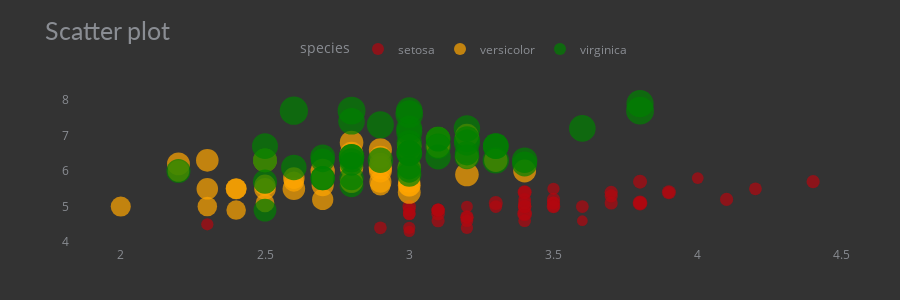

The cell this chart's notebook holds for it:
### Code cell
df_iris = px.data.iris()
fig_iris = px.scatter(df_iris, x="sepal_width", y="sepal_length", color="species",
                      size='petal_length', hover_data=['petal_width'],
                      height=300, title='Scatter plot',
                      color_discrete_sequence=['#b20710', 'orange', 'green'])
fig_iris.update_xaxes(showgrid=False)
fig_iris.update_yaxes(showgrid=False)
fig_iris.update_traces(hovertemplate=None, marker=dict(line=dict(width=0)))
fig_iris.update_layout(margin=dict(t=80, b=20, l=70, r=40),
                       xaxis_title=' ', yaxis_title=" ",
                       plot_bgcolor='#333', paper_bgcolor='#333',
                       title_font=dict(size=25, color='#8a8d93', family="Lato, sans-serif"),
                       font=dict(color='#8a8d93'),
                       legend=dict(orientation="h", yanchor="bottom", y=1.1, xanchor="center", x=0.5),
                       hoverlabel=dict(bgcolor="black", font_size=13, font_family="Lato, sans-serif"))

### Figure 1 — Plotly figure (JSON) as saved in the notebook; plotly's stock layout.template omitted (floating-point values rounded to 4 significant figures)
{"data": [{"customdata": [[0.2], [0.2], [0.2], [0.2], [0.2], [0.4], [0.3], [0.2], [0.2], [0.1], [0.2], [0.2], [0.1], [0.1], [0.2], [0.4], [0.4], [0.3], [0.3], [0.3], [0.2], [0.4], [0.2], [0.5], [0.2], [0.2], [0.4], [0.2], [0.2], [0.2], [0.2], [0.4], [0.1], [0.2], [0.1], [0.2], [0.2], [0.1], [0.2], [0.2], [0.3], [0.3], [0.2], [0.6], [0.4], [0.3], [0.2], [0.2], [0.2], [0.2]], "legendgroup": "setosa", "marker": {"color": "#b20710", "size": [1.4, 1.4, 1.3, 1.5, 1.4, 1.7, 1.4, 1.5, 1.4, 1.5, 1.5, 1.6, 1.4, 1.1, 1.2, 1.5, 1.3, 1.4, 1.7, 1.5, 1.7, 1.5, 1, 1.7, 1.9, 1.6, 1.6, 1.5, 1.4, 1.6, 1.6, 1.5, 1.5, 1.4, 1.5, 1.2, 1.3, 1.5, 1.3, 1.5, 1.3, 1.3, 1.3, 1.6, 1.9, 1.4, 1.6, 1.4, 1.5, 1.4], "sizemode": "area", "sizeref": 0.01725, "symbol": "circle", "line": {"width": 0}}, "mode": "markers", "name": "setosa", "orientation": "v", "showlegend": true, "x": [3.5, 3, 3.2, 3.1, 3.6, 3.9, 3.4, 3.4, 2.9, 3.1, 3.7, 3.4, 3, 3, 4, 4.4, 3.9, 3.5, 3.8, 3.8, 3.4, 3.7, 3.6, 3.3, 3.4, 3, 3.4, 3.5, 3.4, 3.2, 3.1, 3.4, 4.1, 4.2, 3.1, 3.2, 3.5, 3.1, 3, 3.4, 3.5, 2.3, 3.2, 3.5, 3.8, 3, 3.8, 3.2, 3.7, 3.3], "xaxis": "x", "y": [5.1, 4.9, 4.7, 4.6, 5, 5.4, 4.6, 5, 4.4, 4.9, 5.4, 4.8, 4.8, 4.3, 5.8, 5.7, 5.4, 5.1, 5.7, 5.1, 5.4, 5.1, 4.6, 5.1, 4.8, 5, 5, 5.2, 5.2, 4.7, 4.8, 5.4, 5.2, 5.5, 4.9, 5, 5.5, 4.9, 4.4, 5.1, 5, 4.5, 4.4, 5, 5.1, 4.8, 5.1, 4.6, 5.3, 5], "yaxis": "y", "type": "scatter"}, {"customdata": [[1.4], [1.5], [1.5], [1.3], [1.5], [1.3], [1.6], [1], [1.3], [1.4], [1], [1.5], [1], [1.4], [1.3], [1.4], [1.5], [1], [1.5], [1.1], [1.8], [1.3], [1.5], [1.2], [1.3], [1.4], [1.4], [1.7], [1.5], [1], [1.1], [1], [1.2], [1.6], [1.5], [1.6], [1.5], [1.3], [1.3], [1.3], [1.2], [1.4], [1.2], [1], [1.3], [1.2], [1.3], [1.3], [1.1], [1.3]], "legendgroup": "versicolor", "marker": {"color": "orange", "size": [4.7, 4.5, 4.9, 4, 4.6, 4.5, 4.7, 3.3, 4.6, 3.9, 3.5, 4.2, 4, 4.7, 3.6, 4.4, 4.5, 4.1, 4.5, 3.9, 4.8, 4, 4.9, 4.7, 4.3, 4.4, 4.8, 5, 4.5, 3.5, 3.8, 3.7, 3.9, 5.1, 4.5, 4.5, 4.7, 4.4, 4.1, 4, 4.4, 4.6, 4, 3.3, 4.2, 4.2, 4.2, 4.3, 3, 4.1], "sizemode": "area", "sizeref": 0.01725, "symbol": "circle", "line": {"width": 0}}, "mode": "markers", "name": "versicolor", "orientation": "v", "showlegend": true, "x": [3.2, 3.2, 3.1, 2.3, 2.8, 2.8, 3.3, 2.4, 2.9, 2.7, 2, 3, 2.2, 2.9, 2.9, 3.1, 3, 2.7, 2.2, 2.5, 3.2, 2.8, 2.5, 2.8, 2.9, 3, 2.8, 3, 2.9, 2.6, 2.4, 2.4, 2.7, 2.7, 3, 3.4, 3.1, 2.3, 3, 2.5, 2.6, 3, 2.6, 2.3, 2.7, 3, 2.9, 2.9, 2.5, 2.8], "xaxis": "x", "y": [7, 6.4, 6.9, 5.5, 6.5, 5.7, 6.3, 4.9, 6.6, 5.2, 5, 5.9, 6, 6.1, 5.6, 6.7, 5.6, 5.8, 6.2, 5.6, 5.9, 6.1, 6.3, 6.1, 6.4, 6.6, 6.8, 6.7, 6, 5.7, 5.5, 5.5, 5.8, 6, 5.4, 6, 6.7, 6.3, 5.6, 5.5, 5.5, 6.1, 5.8, 5, 5.6, 5.7, 5.7, 6.2, 5.1, 5.7], "yaxis": "y", "type": "scatter"}, {"customdata": [[2.5], [1.9], [2.1], [1.8], [2.2], [2.1], [1.7], [1.8], [1.8], [2.5], [2], [1.9], [2.1], [2], [2.4], [2.3], [1.8], [2.2], [2.3], [1.5], [2.3], [2], [2], [1.8], [2.1], [1.8], [1.8], [1.8], [2.1], [1.6], [1.9], [2], [2.2], [1.5], [1.4], [2.3], [2.4], [1.8], [1.8], [2.1], [2.4], [2.3], [1.9], [2.3], [2.5], [2.3], [1.9], [2], [2.3], [1.8]], "legendgroup": "virginica", "marker": {"color": "green", "size": [6, 5.1, 5.9, 5.6, 5.8, 6.6, 4.5, 6.3, 5.8, 6.1, 5.1, 5.3, 5.5, 5, 5.1, 5.3, 5.5, 6.7, 6.9, 5, 5.7, 4.9, 6.7, 4.9, 5.7, 6, 4.8, 4.9, 5.6, 5.8, 6.1, 6.4, 5.6, 5.1, 5.6, 6.1, 5.6, 5.5, 4.8, 5.4, 5.6, 5.1, 5.1, 5.9, 5.7, 5.2, 5, 5.2, 5.4, 5.1], "sizemode": "area", "sizeref": 0.01725, "symbol": "circle", "line": {"width": 0}}, "mode": "markers", "name": "virginica", "orientation": "v", "showlegend": true, "x": [3.3, 2.7, 3, 2.9, 3, 3, 2.5, 2.9, 2.5, 3.6, 3.2, 2.7, 3, 2.5, 2.8, 3.2, 3, 3.8, 2.6, 2.2, 3.2, 2.8, 2.8, 2.7, 3.3, 3.2, 2.8, 3, 2.8, 3, 2.8, 3.8, 2.8, 2.8, 2.6, 3, 3.4, 3.1, 3, 3.1, 3.1, 3.1, 2.7, 3.2, 3.3, 3, 2.5, 3, 3.4, 3], "xaxis": "x", "y": [6.3, 5.8, 7.1, 6.3, 6.5, 7.6, 4.9, 7.3, 6.7, 7.2, 6.5, 6.4, 6.8, 5.7, 5.8, 6.4, 6.5, 7.7, 7.7, 6, 6.9, 5.6, 7.7, 6.3, 6.7, 7.2, 6.2, 6.1, 6.4, 7.2, 7.4, 7.9, 6.4, 6.3, 6.1, 7.7, 6.3, 6.4, 6, 6.9, 6.7, 6.9, 5.8, 6.8, 6.7, 6.7, 6.3, 6.5, 6.2, 5.9], "yaxis": "y", "type": "scatter"}], "layout": {"xaxis": {"anchor": "y", "domain": [0, 1], "title": {"text": " "}, "showgrid": false}, "yaxis": {"anchor": "x", "domain": [0, 1], "title": {"text": " "}, "showgrid": false}, "legend": {"title": {"text": "species"}, "tracegroupgap": 0, "itemsizing": "constant", "orientation": "h", "yanchor": "bottom", "y": 1.1, "xanchor": "center", "x": 0.5}, "title": {"text": "Scatter plot", "font": {"size": 25, "color": "#8a8d93", "family": "Lato, sans-serif"}}, "height": 300, "margin": {"t": 80, "b": 20, "l": 70, "r": 40}, "font": {"color": "#8a8d93"}, "hoverlabel": {"font": {"size": 13, "family": "Lato, sans-serif"}, "bgcolor": "black"}, "plot_bgcolor": "#333", "paper_bgcolor": "#333"}}
